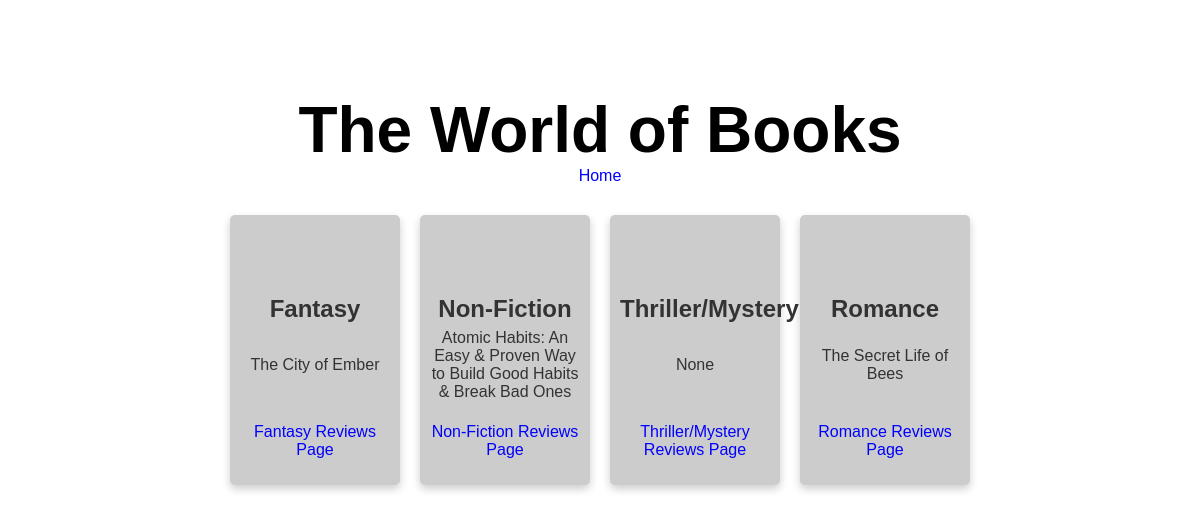
The page /home on the database its author committed.
### tables this page shows
CREATE TABLE Books (Title TEXT, Genre TEXT, AuthorFirst TEXT, AuthorLast TEXT, ISBN INTEGER PRIMARY KEY);

### tempCodeRunnerFile.py (the view)
@app.route('/home')
def home():
    role = request.args.get('role', 'user')  # Get the role from the query parameters
    genres = ['Fantasy', 'Non-Fiction', 'Thriller/Mystery', 'Romance']
    books = {genre: get_random_books_by_genre(genre) for genre in genres}
    return render_template('home.html', books=books, role=role)

### tempCodeRunnerFile.py (called while the page is built)
def get_random_books_by_genre(genre):
    conn = sqlite3.connect('socialReads.db')
    cur = conn.cursor()
    cur.execute("SELECT Title FROM Books WHERE Genre=? ORDER BY RANDOM() LIMIT 1", (genre,))
    book = cur.fetchone()
    conn.close()
    return book[0] if book else None

### templates/home.html (shortened to what this page needs)
<!DOCTYPE html>
<html lang="en">
<head>
</head>
<body>
    <h1>The World of Books</h1>
    <div class="home-button">
        <a href="/">Home</a>
    </div>
    <ul class="genre-list">
        {% for genre, book in books.items() %}
        <li class="genre">
            <h2>{{ genre }}</h2>
            <ul class="book-list">
                <li>{{ book }}</li>
            </ul>
            <p><a href="/reviews/{{ genre|lower }}?role={{ role }}">{{ genre }} Reviews Page</a></p>
        </li>
        {% endfor %}
    </ul>
</body>
</html>

### rows shown on the page
Books: Genre "Fantasy", Title "The City of Ember"
Books: Genre "Non-Fiction", Title "Atomic Habits: An Easy & Proven Way to Build Good Habits & Break Bad Ones"
Books: Genre "Romance", Title "The Secret Life of Bees"

### other values the page prints
{{ genre }} "Thriller/Mystery"
{{ book }} "None"
